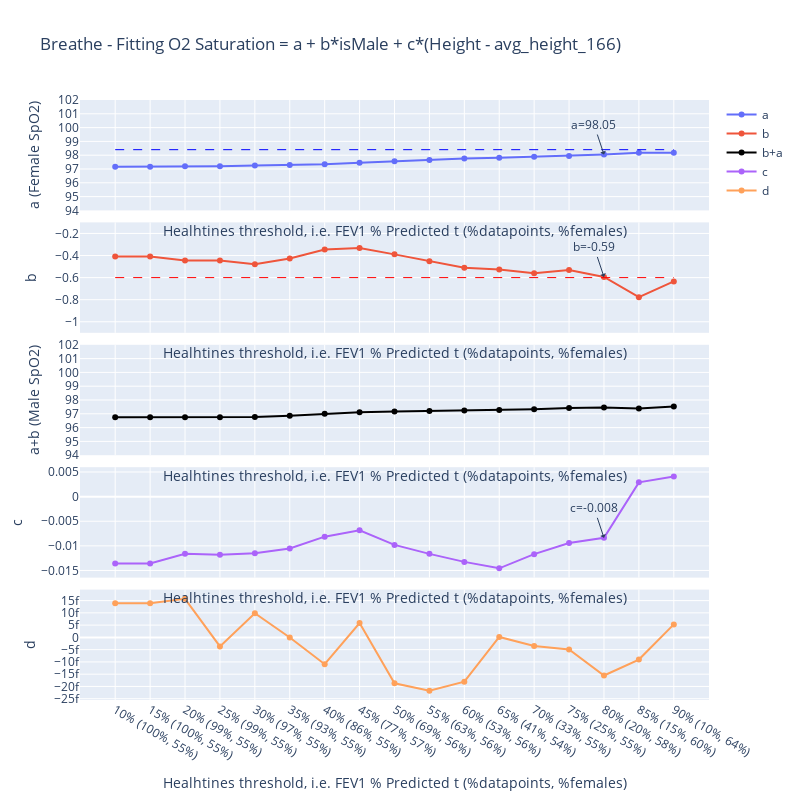

This figure's notebook cell:
### Markdown cell above
## Fit O2 saturation with sex, height

### Code cell
# Fit O2 Saturation = a + b*isMale
from sklearn import linear_model
from sklearn.model_selection import train_test_split
from plotly.subplots import make_subplots

model_type = "sex"  # baseline
# model_type = "sex and height"  # Difficult to interprete as height/sex can be dependent in their relation to O2 Sat
model_type = "sex then height"  # Ensure sex captures all relationship with O2 Sat, then fit height
# model_type = "sex then height (no height intercept)"

# Compute isMale
df["isMale"] = pd.get_dummies(df.Sex).Male


def fit_O2sat_by_sex(df, with_height: bool):
    """
    Run a Linear Regression (OLS) to learn the parameters of the model for healthy O2 Saturation
    O2 Saturation = a + b*isMale (+ c*Height)
    """
    if with_height:
        X = np.array([df.isMale, df["Height"]]).T
    else:
        X = np.array([df.isMale]).T

    Y = df["O2 Saturation"]

    regr = (
        linear_model.LinearRegression()
    )  # Do not use fit_intercept = False if you have removed 1 column after dummy encoding
    regr.fit(X, Y)
    return regr


def compute_O2Sat_residual_after_sex_fit(row, intercept, isMaleScale):
    return row["O2 Saturation"] - intercept - isMaleScale * row.isMale


def compute_O2Sat_residual_after_sex_height_fit(
    row, intercept, isMaleScale, heightScale
):
    return (
        row["O2 Saturation"]
        - intercept
        - isMaleScale * row.isMale
        - heightScale * (row.Height - df.Height.mean())
    )


def further_fit_O2sat_by_height(df, a: float, b: float, with_intercept: bool):
    """
    a: intercept
    b: coefficient of isMale

    Once we have fit O2 Saturation = a + b*isMale, we can compute the residuals of this fit
    We then fit those residuals against Height to capture the remaining relationship of O2 Sat with height
    Id est we fit O2 Saturation - a - b*isMale = c*Height + d using an OLS
    """
    O2Sat_residuals = df.apply(
        lambda x: compute_O2Sat_residual_after_sex_fit(x, a, b), axis=1
    )
    Height_scaled = df.Height - df.Height.mean()

    X = np.array([Height_scaled]).T
    Y = O2Sat_residuals

    regr = linear_model.LinearRegression(fit_intercept=with_intercept)
    regr.fit(X, Y)
    return regr


health_thresholds = range(10, 95, 5)  # avg FEV1 % Predicted
a = []
b = []
if (
    model_type == "sex and height"
    or model_type == "sex then height (no height intercept)"
):
    c = []
if model_type == "sex then height":
    c = []
    d = []
n_IDs = []
n_m_IDs = []
n_f_IDs = []
n_datapoints = []
valid_health_thresholds = []


def filter_healthiest(df, health_threshold):
    return df[df["FEV1 % Predicted_avg"] >= health_threshold]


for health_threshold in health_thresholds:
    df_healthiest = filter_healthiest(df, health_threshold)

    if len(df_healthiest) == 0:
        continue

    n_IDs.append(len(df_healthiest.ID.unique()))
    n_m_IDs.append(len(df_healthiest[df_healthiest.Sex == "Male"].ID.unique()))
    n_f_IDs.append(len(df_healthiest[df_healthiest.Sex == "Female"].ID.unique()))
    n_datapoints.append(len(df_healthiest))
    valid_health_thresholds.append(health_threshold)

    regr = fit_O2sat_by_sex(df_healthiest, model_type == "sex and height")
    tmp_a = regr.intercept_
    tmp_b = regr.coef_[0]
    a.append(tmp_a)
    b.append(tmp_b)
    if model_type == "sex and height":
        c.append(regr.coef_[1])
    elif model_type == "sex then height":
        # In this case, we fit O2 Saturation - a - b*isMale = c*Height + d
        regr_height = further_fit_O2sat_by_height(
            df_healthiest,
            tmp_a,
            tmp_b,
            True,
        )
        c.append(regr_height.coef_[0])
        d.append(regr_height.intercept_)
    elif model_type == "sex then height (no height intercept)":
        # In this case, we fit O2 Saturation - a - b*isMale = c*Height
        regr_height = further_fit_O2sat_by_height(
            df_healthiest,
            tmp_a,
            tmp_b,
            False,
        )
        c.append(regr_height.coef_[0])

prct_datapoints = np.array(n_datapoints) / len(df) * 100
prct_females = np.array(n_f_IDs) / np.array(n_IDs) * 100

# X_chart = [
#     f"{t}% ({f_id}+{m_id}, {p})"
#     for t, p, f_id, m_id in zip(valid_health_thresholds, n_datapoints, n_f_IDs, n_m_IDs)
# ]
X_chart = [
    f"{t}% ({int(datapoints)}%, {int(females)}%)"
    for t, datapoints, females in zip(
        valid_health_thresholds, prct_datapoints, prct_females
    )
]

avg_height_str = f"avg_height_{int(df.Height.mean())}"

title = "Breathe - Fitting O2 Saturation = a + b*isMale"
nrows = 3
fig_height = 600
if model_type == "sex and height":
    nrows = 3
    title = "Breathe - Fitting O2 Saturation = a + b*isMale + c*Height"
    fig_height = 600
if model_type == "sex then height":
    nrows = 5
    title = f"Breathe - Fitting O2 Saturation = a + b*isMale + c*(Height - {avg_height_str})"
    fig_height = 800
if model_type == "sex then height (no height intercept)":
    nrows = 4
    title = (
        f"Breathe - Fitting O2 Saturation = b*isMale + c*(Height - {avg_height_str})"
    )
    fig_height = 600

fig = make_subplots(
    rows=nrows,
    cols=1,
    shared_xaxes=True,
    vertical_spacing=0.02,
)
# On the first subplot, add a, on the second b, on the third c
fig.add_trace(go.Scatter(x=X_chart, y=a, name="a"), row=1, col=1)
# Add annotation below the point a[-3] to show the value of a[-3]
fig.add_annotation(
    x=X_chart[-3],
    y=a[-3],
    text=f"a={round(a[-3], 2)}",
    showarrow=True,
    arrowhead=1,
    row=1,
    col=1,
)
# Add line at 98.4% on for a
fig.add_shape(
    type="line",
    x0=0,
    y0=98.4,
    x1=len(X_chart) - 1,
    y1=98.4,
    line=dict(color="blue", width=1, dash="dash"),
    row=1,
    col=1,
)
fig.add_trace(go.Scatter(x=X_chart, y=b, name="b"), row=2, col=1)
# Add annotation below the point b[-3] to show the value of b[-3]
fig.add_annotation(
    x=X_chart[-3],
    y=b[-3],
    text=f"b={round(b[-3], 2)}",
    showarrow=True,
    arrowhead=1,
    row=2,
    col=1,
)
# Add a dashed red line at -0.6 for b
fig.add_shape(
    type="line",
    x0=0,
    y0=-0.6,
    x1=len(X_chart) - 1,
    y1=-0.6,
    line=dict(color="red", width=1, dash="dash"),
    row=2,
    col=1,
)
if model_type == "sex":
    fig.add_trace(
        go.Scatter(x=X_chart, y=np.array(b) + np.array(a), name="b+a"), row=3, col=1
    )
    fig.update_traces(row=3, col=1, marker_color="black")
elif model_type == "sex and height":
    fig.add_trace(go.Scatter(x=X_chart, y=c, name="c"), row=3, col=1)
elif (
    model_type == "sex then height"
    or model_type == "sex then height (no height intercept)"
):
    fig.add_trace(
        go.Scatter(x=X_chart, y=np.array(b) + np.array(a), name="b+a"), row=3, col=1
    )
    fig.update_traces(row=3, col=1, marker_color="black")
    fig.add_trace(go.Scatter(x=X_chart, y=c, name="c"), row=4, col=1)
    # Add annotation below the point c[-3] to show the value of c[-3]
    fig.add_annotation(
        x=X_chart[-3],
        y=c[-3],
        text=f"c={round(c[-3], 3)}",
        showarrow=True,
        arrowhead=1,
        row=4,
        col=1,
    )
    if model_type == "sex then height":
        fig.add_trace(go.Scatter(x=X_chart, y=d, name="d"), row=5, col=1)


# Update y axis names for each subplot
fig.update_yaxes(title="a (Female SpO2)", nticks=10, row=1, col=1, range=[94, 102])
fig.update_yaxes(title="b", nticks=10, row=2, col=1, range=[-1.1, -0.1])
if model_type == "sex":
    fig.update_yaxes(title="a+b (Male SpO2)", nticks=10, row=3, col=1, range=[94, 102])
if model_type == "sex and height":
    fig.update_yaxes(title="c", nticks=10, row=3, col=1)
elif model_type == "sex then height" or "sex then height (no height intercept)":
    fig.update_yaxes(title="a+b (Male SpO2)", nticks=10, row=3, col=1, range=[94, 102])
    fig.update_yaxes(title="c", nticks=10, row=4, col=1)
    if model_type == "sex then height":
        fig.update_yaxes(title="d", nticks=10, row=5, col=1)

fig.update_layout(title=title)
fig.update_xaxes(
    title_text="Healhtines threshold, i.e. FEV1 % Predicted t (%datapoints, %females)"
)
fig.update_layout(height=fig_height, width=800)
fig.show()
fig.write_image(f"{plotsdir}/Factors - {title}.pdf")

# Literature would be a = 98.3, b = -1.4
# The healthier the the higher the base value of O2 saturation, and the bigger the difference between males and females.

### Figure 1 — Plotly figure (JSON) as saved in the notebook; plotly's stock layout.template omitted (floating-point values rounded to 4 significant figures)
{"data": [{"name": "a", "type": "scatter", "x": ["10% (100%, 55%)", "15% (100%, 55%)", "20% (99%, 55%)", "25% (99%, 55%)", "30% (97%, 55%)", "35% (93%, 55%)", "40% (86%, 55%)", "45% (77%, 57%)", "50% (69%, 56%)", "55% (63%, 56%)", "60% (53%, 56%)", "65% (41%, 54%)", "70% (33%, 55%)", "75% (25%, 55%)", "80% (20%, 58%)", "85% (15%, 60%)", "90% (10%, 64%)"], "xaxis": "x", "y": [97.16, 97.16, 97.19, 97.2, 97.25, 97.29, 97.34, 97.45, 97.56, 97.66, 97.75, 97.81, 97.89, 97.95, 98.05, 98.17, 98.17], "yaxis": "y"}, {"name": "b", "type": "scatter", "x": ["10% (100%, 55%)", "15% (100%, 55%)", "20% (99%, 55%)", "25% (99%, 55%)", "30% (97%, 55%)", "35% (93%, 55%)", "40% (86%, 55%)", "45% (77%, 57%)", "50% (69%, 56%)", "55% (63%, 56%)", "60% (53%, 56%)", "65% (41%, 54%)", "70% (33%, 55%)", "75% (25%, 55%)", "80% (20%, 58%)", "85% (15%, 60%)", "90% (10%, 64%)"], "xaxis": "x2", "y": [-0.408, -0.408, -0.4449, -0.4455, -0.4801, -0.4273, -0.3448, -0.3327, -0.3896, -0.4512, -0.5113, -0.5277, -0.5613, -0.5303, -0.5937, -0.7775, -0.6344], "yaxis": "y2"}, {"marker": {"color": "black"}, "name": "b+a", "type": "scatter", "x": ["10% (100%, 55%)", "15% (100%, 55%)", "20% (99%, 55%)", "25% (99%, 55%)", "30% (97%, 55%)", "35% (93%, 55%)", "40% (86%, 55%)", "45% (77%, 57%)", "50% (69%, 56%)", "55% (63%, 56%)", "60% (53%, 56%)", "65% (41%, 54%)", "70% (33%, 55%)", "75% (25%, 55%)", "80% (20%, 58%)", "85% (15%, 60%)", "90% (10%, 64%)"], "xaxis": "x3", "y": [96.75, 96.75, 96.75, 96.75, 96.77, 96.86, 97.0, 97.11, 97.17, 97.2, 97.24, 97.28, 97.33, 97.42, 97.46, 97.39, 97.54], "yaxis": "y3"}, {"name": "c", "type": "scatter", "x": ["10% (100%, 55%)", "15% (100%, 55%)", "20% (99%, 55%)", "25% (99%, 55%)", "30% (97%, 55%)", "35% (93%, 55%)", "40% (86%, 55%)", "45% (77%, 57%)", "50% (69%, 56%)", "55% (63%, 56%)", "60% (53%, 56%)", "65% (41%, 54%)", "70% (33%, 55%)", "75% (25%, 55%)", "80% (20%, 58%)", "85% (15%, 60%)", "90% (10%, 64%)"], "xaxis": "x4", "y": [-0.01359, -0.01359, -0.01159, -0.01181, -0.01152, -0.01053, -0.008129, -0.00684, -0.009802, -0.01163, -0.01325, -0.01456, -0.01169, -0.009424, -0.008367, 0.002899, 0.004094], "yaxis": "y4"}, {"name": "d", "type": "scatter", "x": ["10% (100%, 55%)", "15% (100%, 55%)", "20% (99%, 55%)", "25% (99%, 55%)", "30% (97%, 55%)", "35% (93%, 55%)", "40% (86%, 55%)", "45% (77%, 57%)", "50% (69%, 56%)", "55% (63%, 56%)", "60% (53%, 56%)", "65% (41%, 54%)", "70% (33%, 55%)", "75% (25%, 55%)", "80% (20%, 58%)", "85% (15%, 60%)", "90% (10%, 64%)"], "xaxis": "x5", "y": [1.395e-14, 1.395e-14, 1.57e-14, -3.687e-15, 9.835e-15, -3.292e-17, -1.095e-14, 5.868e-15, -1.872e-14, -2.175e-14, -1.805e-14, 1.889e-16, -3.506e-15, -4.924e-15, -1.554e-14, -9.035e-15, 5.305e-15], "yaxis": "y5"}], "layout": {"annotations": [{"arrowhead": 1, "showarrow": true, "text": "a=98.05", "x": "80% (20%, 58%)", "xref": "x", "y": 98.05, "yref": "y"}, {"arrowhead": 1, "showarrow": true, "text": "b=-0.59", "x": "80% (20%, 58%)", "xref": "x2", "y": -0.5937, "yref": "y2"}, {"arrowhead": 1, "showarrow": true, "text": "c=-0.008", "x": "80% (20%, 58%)", "xref": "x4", "y": -0.008367, "yref": "y4"}], "height": 800, "shapes": [{"line": {"color": "blue", "dash": "dash", "width": 1}, "type": "line", "x0": 0, "x1": 16, "xref": "x", "y0": 98.4, "y1": 98.4, "yref": "y"}, {"line": {"color": "red", "dash": "dash", "width": 1}, "type": "line", "x0": 0, "x1": 16, "xref": "x2", "y0": -0.6, "y1": -0.6, "yref": "y2"}], "title": {"text": "Breathe - Fitting O2 Saturation = a + b*isMale + c*(Height - avg_height_166)"}, "width": 800, "xaxis": {"anchor": "y", "domain": [0, 1], "matches": "x5", "showticklabels": false, "title": {"text": "Healhtines threshold, i.e. FEV1 % Predicted t (%datapoints, %females)"}}, "xaxis2": {"anchor": "y2", "domain": [0, 1], "matches": "x5", "showticklabels": false, "title": {"text": "Healhtines threshold, i.e. FEV1 % Predicted t (%datapoints, %females)"}}, "xaxis3": {"anchor": "y3", "domain": [0, 1], "matches": "x5", "showticklabels": false, "title": {"text": "Healhtines threshold, i.e. FEV1 % Predicted t (%datapoints, %females)"}}, "xaxis4": {"anchor": "y4", "domain": [0, 1], "matches": "x5", "showticklabels": false, "title": {"text": "Healhtines threshold, i.e. FEV1 % Predicted t (%datapoints, %females)"}}, "xaxis5": {"anchor": "y5", "domain": [0, 1], "title": {"text": "Healhtines threshold, i.e. FEV1 % Predicted t (%datapoints, %females)"}}, "yaxis": {"anchor": "x", "domain": [0.816, 1], "nticks": 10, "range": [94, 102], "title": {"text": "a (Female SpO2)"}}, "yaxis2": {"anchor": "x2", "domain": [0.612, 0.796], "nticks": 10, "range": [-1.1, -0.1], "title": {"text": "b"}}, "yaxis3": {"anchor": "x3", "domain": [0.408, 0.592], "nticks": 10, "range": [94, 102], "title": {"text": "a+b (Male SpO2)"}}, "yaxis4": {"anchor": "x4", "domain": [0.204, 0.388], "nticks": 10, "title": {"text": "c"}}, "yaxis5": {"anchor": "x5", "domain": [0, 0.184], "nticks": 10, "title": {"text": "d"}}}}
